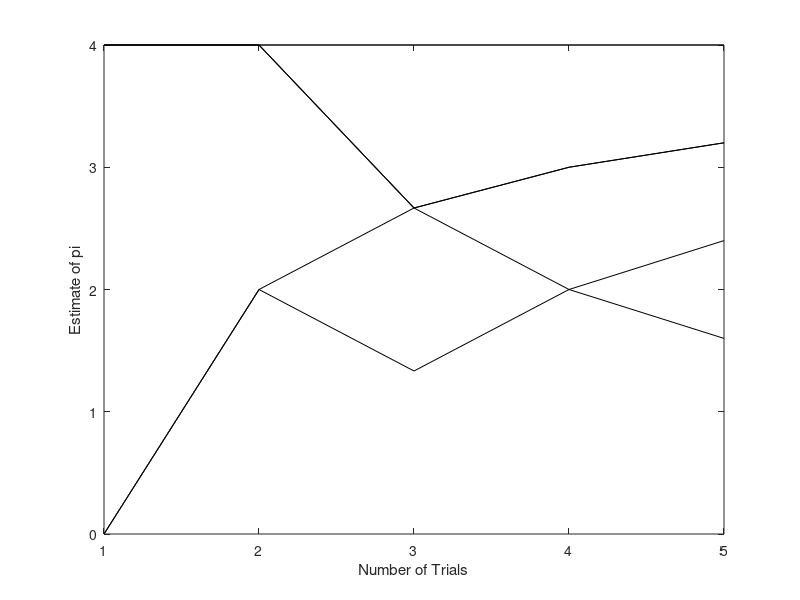

Write MATLAB code to recreate this figure.
m = input('Enter M, number of experiments >')
n = input('Enter N, number of trials / experiment >')
z = zeros(1, m);
data = zeros(n,m);
for j=1:m
    x=rand(1,n);
    y=rand(1,n);
    k=0;
    for i=1:n
	if x(i)^2+y(i)^2<=1
	    k=k+1;
	end
    data(i,j)=4*(k/i);
    end
    z(j)=data(n,j);
end
plot(data, 'k')
xlabel('Number of Trials')
ylabel('Estimate of pi')
